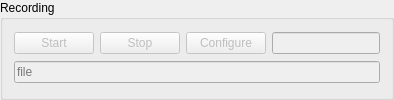
       <widget class="QGroupBox" name="groupBox_commands_4">
        <property name="title">
         <string>Recording</string>
        </property>
        <layout class="QGridLayout" name="gridLayout_9">
         <item row="0" column="1">
          <widget class="QPushButton" name="pushButton_recording_stop">
           <property name="enabled">
            <bool>false</bool>
           </property>
           <property name="text">
            <string>Stop</string>
           </property>
          </widget>
         </item>
         <item row="0" column="0">
          <widget class="QPushButton" name="pushButton_recording_start">
           <property name="enabled">
            <bool>false</bool>
           </property>
           <property name="text">
            <string>Start</string>
           </property>
          </widget>
         </item>
         <item row="1" column="0" colspan="4">
          <widget class="QLineEdit" name="lineEdit_recording_file">
           <property name="enabled">
            <bool>false</bool>
           </property>
           <property name="alignment">
            <set>Qt::AlignLeading|Qt::AlignLeft|Qt::AlignVCenter</set>
           </property>
           <property name="placeholderText">
            <string>file</string>
           </property>
          </widget>
         </item>
         <item row="0" column="3">
          <widget class="QLineEdit" name="lineEdit_recording_status">
           <property name="enabled">
            <bool>false</bool>
           </property>
           <property name="minimumSize">
            <size>
             <width>55</width>
             <height>0</height>
            </size>
           </property>
           <property name="focusPolicy">
            <enum>Qt::NoFocus</enum>
           </property>
           <property name="text">
            <string/>
           </property>
           <property name="alignment">
            <set>Qt::AlignCenter</set>
           </property>
           <property name="readOnly">
            <bool>true</bool>
           </property>
           <property name="led_colour" stdset="0">
            <string>green</string>
           </property>
          </widget>
         </item>
         <item row="0" column="2">
          <widget class="QPushButton" name="pushButton_recording_config">
           <property name="enabled">
            <bool>false</bool>
           </property>
           <property name="text">
            <string>Configure</string>
           </property>
          </widget>
         </item>
        </layout>
       </widget>
